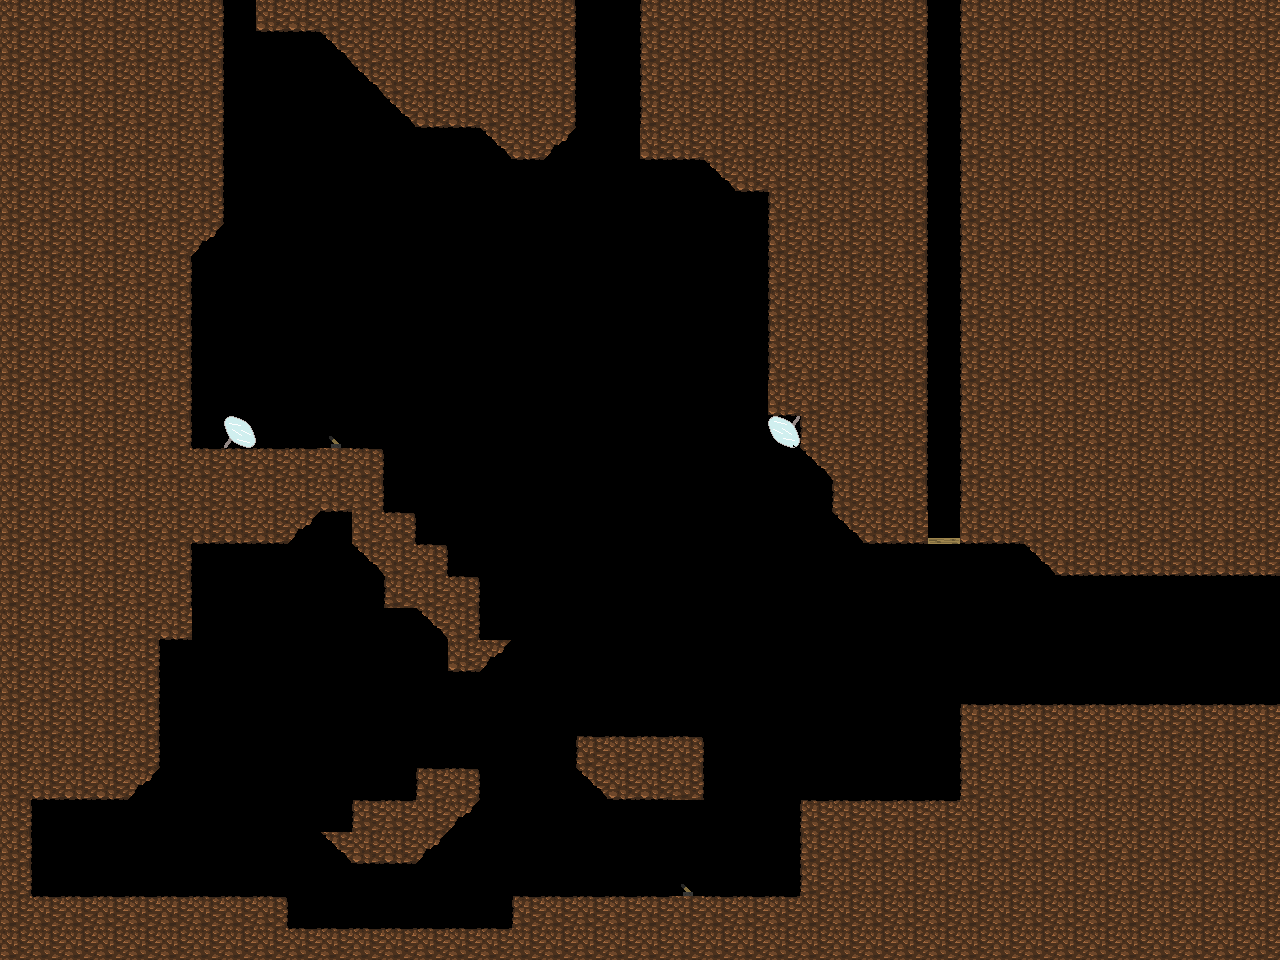

This game map was drawn from its Tiled (.tmx) file and the tilesets committed beside it. A one-line description and the trimmed map source follow:
An orthogonal 40x30 tile map with 32x32 px tiles, 1 tile layer (Kachelebene 1), 3 tilesets and 2 objects.

<map version="1.0" orientation="orthogonal" renderorder="right-down" width="40" height="30" tilewidth="32" tileheight="32" nextobjectid="3">
 <properties>
  <property name="SpawnX" value="1" />
  <property name="SpawnY" value="2" />
 </properties>
 <tileset firstgid="1" name="tileset" tilewidth="32" tileheight="32" tilecount="16">
  <image source="tileset_cave.png" width="128" height="128" />
 </tileset>
 <tileset firstgid="17" name="light" tilewidth="32" tileheight="32" tilecount="4">
  <image source="light.png" width="64" height="64" />
 </tileset>
 <tileset firstgid="21" name="objects" tilewidth="32" tileheight="32" tilecount="64">
  <image source="spritesheet.png" width="256" height="256" />
 </tileset>
 <layer name="Kachelebene 1" width="40" height="30">
  <data>[1200 cells, 668 non-empty, 13 distinct tile ids]</data>
 </layer>
 <objectgroup name="objectLayer">
  <object id="1" gid="64" x="672" y="896" width="32" height="32">
   <properties>
    <property name="TargetX" value="7" />
    <property name="TargetY" value="16" />
   </properties>
  </object>
  <object id="2" gid="64" x="320" y="448" width="32" height="32">
   <properties>
    <property name="TargetX" value="29" />
    <property name="TargetY" value="13" />
   </properties>
  </object>
 </objectgroup>
</map>
